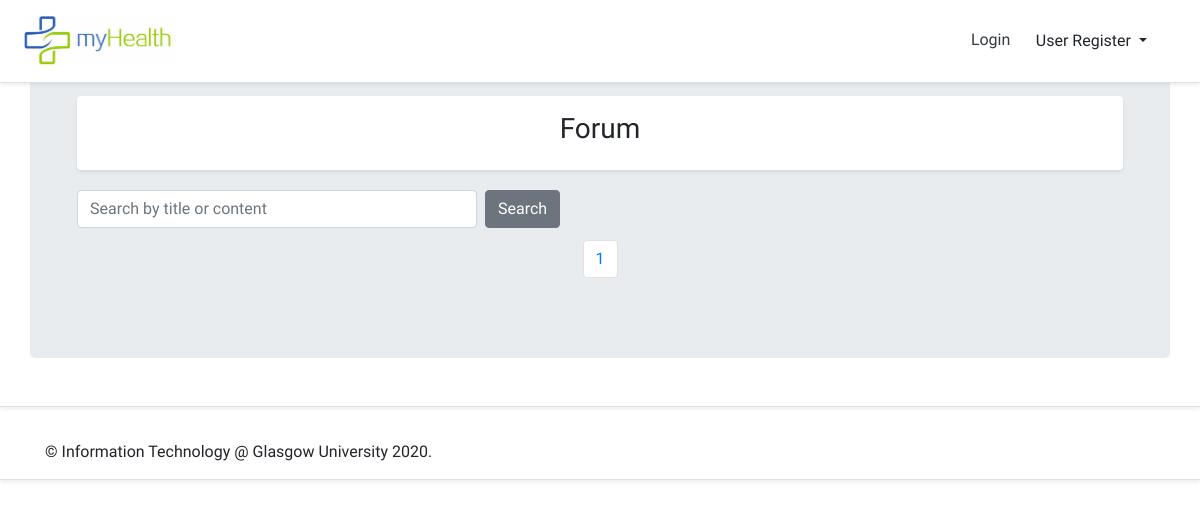
Before: /myhealth/forum/ with the older database file.
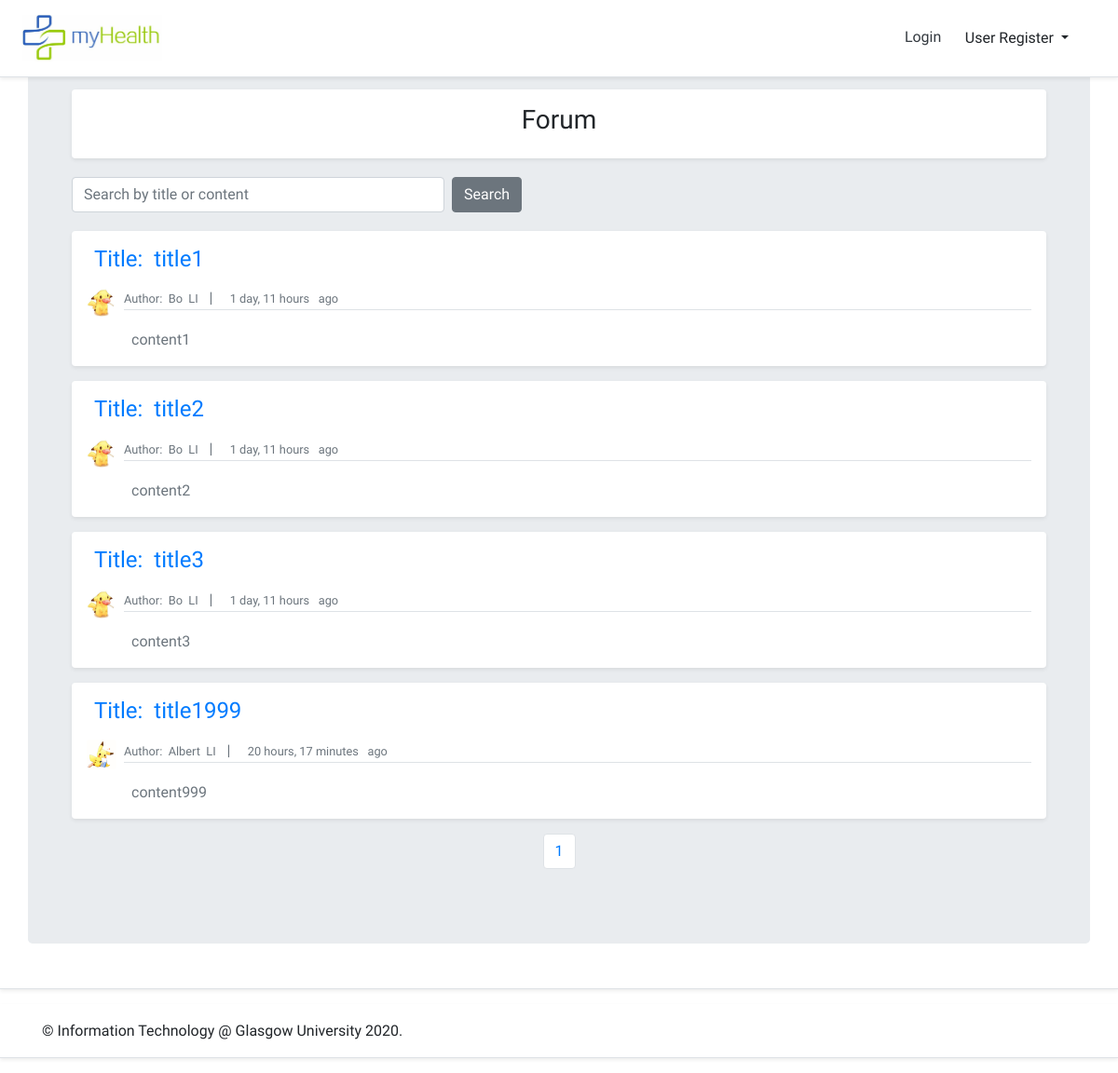
After: the same page with the newer database file.
### myhealth/models.py (models this page shows, shortened)
class Post(models.Model):
    title = models.CharField(max_length=50)
    content = models.TextField()
    timestamp = models.DateTimeField(auto_now_add=True)
    author = models.ForeignKey(get_user_model(), on_delete=models.CASCADE)
    featured = models.BooleanField(default=False)
    def get_absolute_url(self):
        return reverse('post_detail',kwargs={
            'id':self.id
        })

class User(AbstractBaseUser, PermissionsMixin):
    email = models.EmailField(max_length=254, unique=True)
    GPNO = models.CharField(max_length=10, default='', unique=True)
    first_name = models.CharField(max_length=30, blank=True)
    last_name = models.CharField(max_length=30, blank=True)
    is_staff = models.BooleanField(default=False)
    is_superuser = models.BooleanField(default=False)
    is_patient = models.BooleanField(default=False)
    is_doctor = models.BooleanField(default=False)
    is_admin = models.BooleanField(default=False)
    is_active = models.BooleanField(default=True)
    last_login = models.DateTimeField(null=True, blank=True)
    date_joined = models.DateTimeField(auto_now_add=True)
    USERNAME_FIELD = 'email'
    EMAIL_FIELD = 'email'
    REQUIRED_FIELDS = ['GPNO','first_name','last_name']
    objects = UserManager()

class PatientProfile(models.Model):
    user = models.OneToOneField(get_user_model(), related_name='patientprofile', on_delete=models.CASCADE)
    GENDER_CHOICES = (
        (0, '------------'),
        (1, 'female'),
        (2, 'male'),
    )
    gender = models.IntegerField(choices=GENDER_CHOICES, default=0)
    birth = models.DateField(blank=True, null=True)
    address = models.CharField(max_length=255, blank=True, null=True)
    tel = models.CharField(max_length=20, blank=True, null=True)
    image = models.ImageField(default='default.jpg', upload_to='profile_pics')

### myhealth/views.py (the view)
# urls.py: path('forum/', views.forum, name='forum'),
def forum(request):
    post_list = Post.objects.all()
    paginator = Paginator(post_list,4)
    page_request_var ='page'
    page = request.GET.get(page_request_var)
    try:
        paginated_queryset = paginator.page(page)
    except PageNotAnInteger:
        paginated_queryset = paginator.page(1)
    except EmptyPage:
        paginated_queryset = paginator.page(paginator.num_pages)
    context = {
        'queryset':paginated_queryset,
        'page_request_var':page_request_var
    }
    return render(request, "myhealth/forum.html", context)

### templates/myhealth/forum.html (shortened to what this page needs)
{% extends "myhealth/base.html" %}
{% block content %}
<div class="my-3 p-3 bg-white rounded shadow-sm">
  <section class="text-center">
    <h3>Forum</h3>
  </section>
</div>
<div class="row mb-2">
  <div class="col-md-6">
    <form action="{% url 'search' %}" class="search-form form-inline my-3 my-lg-1">
      <input type="search" class="form-control mr-sm-2" style="width:400px;" name="q"
        placeholder="Search by title or content">
      <button class="btn btn-secondary my-2 my-sm-0" type="submit">Search</button>
    </form>
  </div>
</div>
{% for post in queryset %}
<div class="my-3 p-3 bg-white rounded shadow-sm">
  <div class="media text-muted">
    <h4 class="ml-2 mb-0"><a class="article-title"
        href="{{ post.get_absolute_url }}">Title:&nbsp;&nbsp;{{ post.title }}</a></h4>
  </div>
  <div class="media text-muted pt-3">
    <img src="{{post.author.patientprofile.image.url}}" alt="{{post.author.first_name}}"
      class="bd-placeholder-img mr-2 rounded" width="32" height="32">
    <p class="media-body border-bottom border-gray">
      <small
        class="text-gray-dark">Author:&nbsp;&nbsp;{{ post.author.first_name }}&nbsp;&nbsp;{{ post.author.last_name }}</small>
      &nbsp;&nbsp;|&nbsp;&nbsp;
      <small class="text-gray-dark">&nbsp;&nbsp;{{ post.timestamp|timesince }} &nbsp;&nbsp;ago</small>
    </p>
  </div>
  <div class="media text-muted pt-1">
    <p class="media-body ml-5 mb-0 lh-125 ">
      {{ post.content }}
    </p>
  </div>
</div>
{% endfor %}
<nav aria-label="Page navigation example">
  <ul class="pagination pagination-template d-flex justify-content-center">
    <li class="page-item">
      <a href="?{{page_request_var}}={{queryset.number}}" class="page-link active">
        {{queryset.number}}
      </a>
    </li>
  </ul>
</nav>
{% endblock content %}

Changed rows visible on the page:
added Post: title "title1", author.patientprofile.image (picture), author.first_name "Bo", author.last_name "LI", timestamp "1 day, 11 hours", content "content1"
added Post: title "title2", author.patientprofile.image (picture), author.first_name "Bo", author.last_name "LI", timestamp "1 day, 11 hours", content "content2"
added Post: title "title3", author.patientprofile.image (picture), author.first_name "Bo", author.last_name "LI", timestamp "1 day, 11 hours", content "content3"
added Post: title "title1999", author.patientprofile.image (picture), author.first_name "Albert", author.last_name "LI", timestamp "20 hours, 17 minutes", content "content999"
